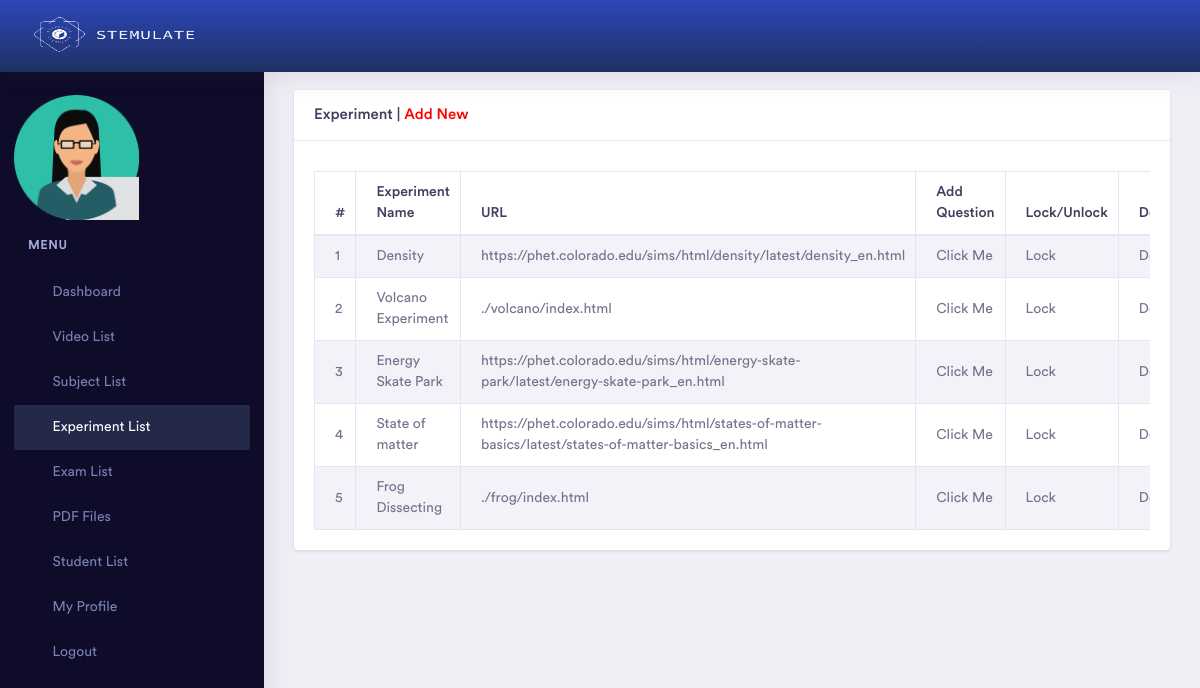
The page /admin/experiment_list.php (signed in) on the database as committed earlier.
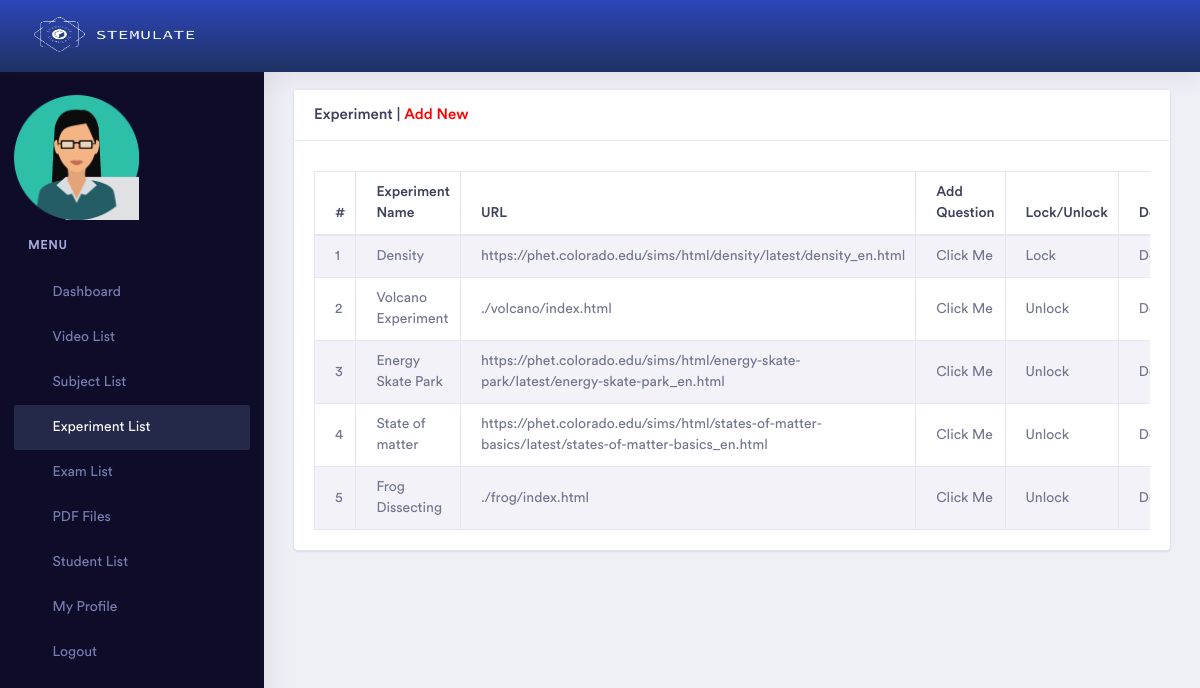
The same page on the database as committed later.
### tables this page shows
CREATE TABLE `experiment` (
  `id` int(11) NOT NULL,
  `subject_id` int(11) NOT NULL,
  `name` varchar(255) NOT NULL,
  `url` varchar(255) NOT NULL,
  `status` int(11) NOT NULL,
  `admin_id` int(11) NOT NULL,
  `description` text NOT NULL,
  `custom` tinyint(1) NOT NULL,
  `islock` tinyint(1) NOT NULL,
  `prev_islock` tinyint(1) NOT NULL
);

### admin/experiment_list.php (the view, shortened to what this page needs)
<?php
    if ($_SESSION['p'] != "") {
?>
<!doctype html>
<html lang="en">
<head>
    <?php include 'head.php'; ?>
</head>
<body>
    <div class="dashboard-main-wrapper">
         <div class="dashboard-header">
            <?php include 'header.php';  ?>
        </div>
       <div class="nav-left-sidebar sidebar-dark">
            <?php include 'left_menu.php'; ?>
        </div>
        <div class="dashboard-wrapper">
            <div class="container-fluid  dashboard-content">
                <div class="row">
                    <div class="col-xl-12 col-lg-12 col-md-12 col-sm-12 col-12">
                        <div class="card">
                            <h5 class="card-header">Experiment | <a href="experiment_add.php" style="color:red;">Add New</a></h5>
                            <span style="padding-left:20px; padding-top:10px;">
                            </span>
                            <div class="card-body">
                                <div class="table-responsive">
                                    <table class="table table-striped table-bordered">
                                        <thead>
                                            <tr>
                                                <th>#</th>
                                                <th>Experiment Name</th>
                                                <th>URL</th>
                                                <th>Add Question</th>
                                                <th>Lock/Unlock</th>
                                                <th>Delete</th>
                                            </tr>
                                        </thead>
                                        <tbody>
                                            <?php
                                                include 'db.php';
                                                $sl = 0;
                                                $query = mysqli_query($link, "select * from experiment where status = '1' and admin_id = '$_SESSION[id]' ");
                                                while($data = mysqli_fetch_array($query)) {
                                            ?>
                                            <tr>
                                                <td><?php echo ++$sl; ?></td>
                                                <td><?php echo $data['name']; ?></td>
                                                <td><?php echo $data['url']; ?></td>
                                                <td><a href="question_experiment_add.php?id=<?php echo $data['id']; ?>">Click Me</a></td>
                                                <td>
                                                    <a href="?islock=<?php echo $data['islock']; ?>&id=<?php echo $data['id']; ?>"
                                                        onclick="return confirm('Confirm Action?');">
                                                        <?php echo $data['islock'] > 0 ? 'Unlock':'Lock'; ?>
                                                    </a>
                                                </td>
                                                <td><a href="?isdelete=true&id=<?php echo $data['id']; ?>" onclick="return confirm('Delete Confirm?');">Delete</a></td>
                                            </tr>
                                            <?php } ?>
                                        </tbody>
                                    </table>
                                </div>
                            </div>
                        </div>
                    </div>
                </div>
            </div>
        </div>
    </div>
</body>
</html>
<?php
} else {
    echo "<script>";
    echo "self.location='index.php?msg=<font color=red>Please Login First.</font>';";
    echo "</script>";
}
?>

Rows that differ between the two databases and show on the page:
changed experiment "Volcano Experiment": islock "Lock" → "Unlock"
changed experiment "Energy Skate Park": islock "Lock" → "Unlock"
changed experiment "State of matter": islock "Lock" → "Unlock"
changed experiment "Frog Dissecting": islock "Lock" → "Unlock"
